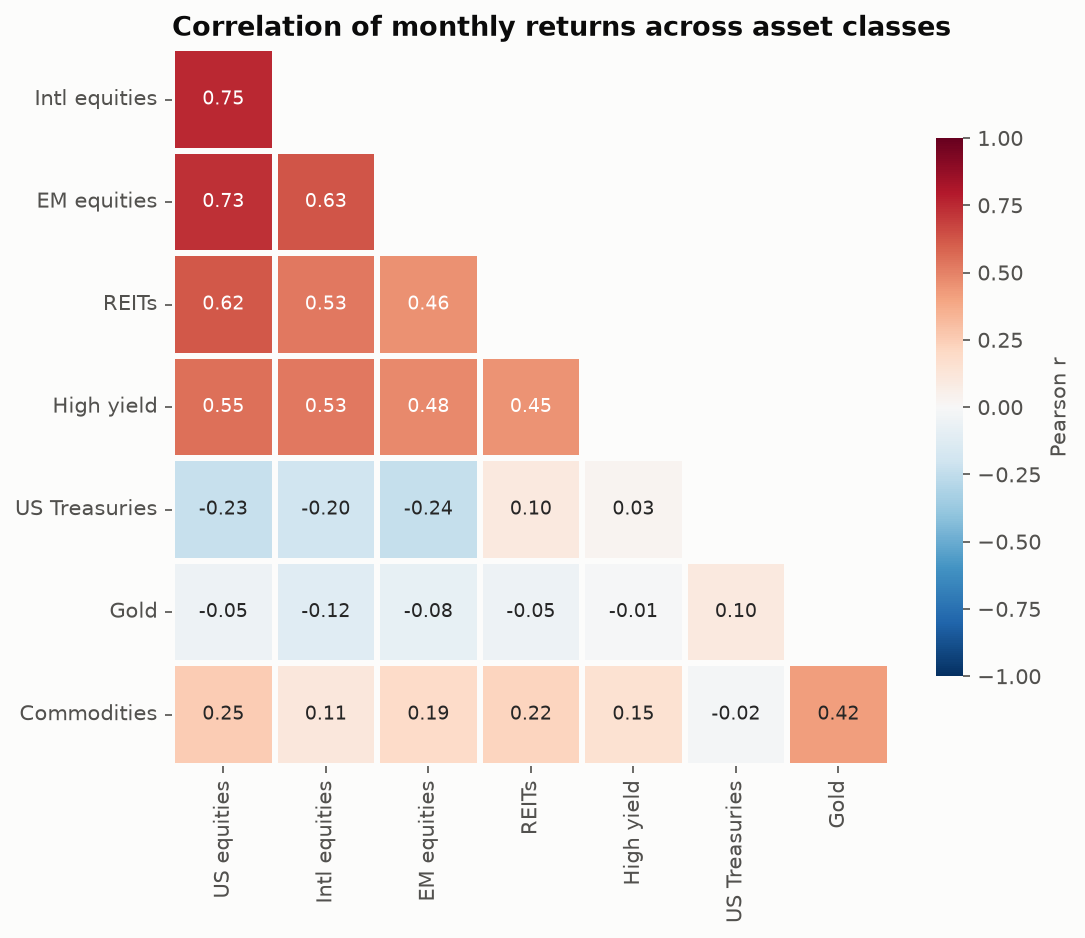

This figure's Python source:
"""
Correlation Matrix Heatmap  -  family: Correlation

DESIGN PURPOSE
A grid that colors each cell by the correlation coefficient between a pair of
variables. Strong positive and negative relationships across many variables
stand out in one view.

WHEN TO USE
  - Screen many numeric variables for pairwise relationships
  - Spot multicollinearity before regression modelling
  - Summarise a feature set in a report

AVOID WHEN
  - Relationships are non-linear (Pearson r can miss them; check scatter
    plots)
  - There are more than ~25 variables (cluster or filter first)

ALTERNATIVES
  - Pair plot
  - Clustered heatmap with dendrogram

EXAMPLE
Correlations between the monthly returns of eight asset classes over 15 years
(synthetic, factor-model data).

Run:  python correlation_heatmap.py
      python correlation_heatmap.py --real-data   (real dataset: plotly.express.data.stocks() — weekly prices of six large US tech stocks, 2018–2019, bundled with plotly)

The notebook also shows this chart built with: plotly.
"""
import sys
from pathlib import Path

import numpy as np
import pandas as pd
import matplotlib.pyplot as plt

# Library style: categorical colors in fixed order, recessive axes, hairline grid.
PALETTE = ["#2a78d6", "#eb6834", "#1baf7a", "#eda100",
           "#e87ba4", "#008300", "#6250d6", "#e34948"]
SEQ_CMAP = "Blues"      # sequential: one hue, light -> dark
DIV_CMAP = "RdBu_r"     # diverging: two opposite hues, neutral midpoint
GRAY = "#b8b7b1"        # de-emphasised marks
plt.rcParams.update({
    "figure.figsize": (8, 4.8), "figure.dpi": 110, "figure.facecolor": "#fcfcfb",
    "axes.facecolor": "#fcfcfb", "axes.edgecolor": "#c9c8c3", "axes.linewidth": 0.8,
    "axes.spines.top": False, "axes.spines.right": False,
    "axes.grid": True, "grid.color": "#e6e5e1", "grid.linewidth": 0.6, "axes.axisbelow": True,
    "axes.prop_cycle": plt.cycler(color=PALETTE),
    "axes.titlesize": 13, "axes.titleweight": "bold", "axes.titlelocation": "left",
    "axes.labelcolor": "#52514e", "xtick.color": "#52514e", "ytick.color": "#52514e",
    "text.color": "#0b0b0b", "font.size": 10, "lines.linewidth": 2,
    "legend.frameon": False,
})

# --- Example data ------------------------------------------------------------
rng = np.random.default_rng(10)
n = 180  # months
equity, rates, infl = rng.normal(0, 1, (3, n))  # common risk factors
assets = {
    "US equities":   0.9 * equity + 0.3 * rng.normal(size=n),
    "Intl equities": 0.8 * equity + 0.5 * rng.normal(size=n),
    "EM equities":   0.7 * equity + 0.7 * rng.normal(size=n),
    "REITs":         0.6 * equity - 0.3 * rates + 0.6 * rng.normal(size=n),
    "High yield":    0.5 * equity - 0.2 * rates + 0.6 * rng.normal(size=n),
    "US Treasuries": -0.3 * equity - 0.9 * rates + 0.3 * rng.normal(size=n),
    "Gold":          -0.1 * equity + 0.5 * infl + 0.8 * rng.normal(size=n),
    "Commodities":   0.3 * equity + 0.7 * infl + 0.6 * rng.normal(size=n),
}
df = pd.DataFrame(assets)
title = "Correlation of monthly returns across asset classes"
corr = df.corr().round(2)
corr

REAL_DATA = "--real-data" in sys.argv
if REAL_DATA:  # plotly.express.data.stocks() — weekly prices of six large US tech stocks, 2018–2019, bundled with plotly
    import plotly.express as px
    prices = px.data.stocks().set_index("date")
    df = prices.pct_change().dropna()          # weekly returns
    df.columns = [c.upper() for c in df.columns]
    title = "Correlation of weekly returns, six tech stocks (2018-2019)"
    corr = df.corr().round(2)
    corr

# --- Plot --------------------------------------------------------------------
import seaborn as sns
mask = np.triu(np.ones_like(corr, dtype=bool))
# drop the all-masked first row / last column of the lower triangle
tri, tri_mask = corr.iloc[1:, :-1], mask[1:, :-1]
fig, ax = plt.subplots(figsize=(7.5, 6.2))
sns.heatmap(tri, mask=tri_mask, cmap=DIV_CMAP, vmin=-1, vmax=1, center=0, annot=True,
            fmt=".2f", annot_kws=dict(size=9), linewidths=2, linecolor="#fcfcfb",
            square=True, cbar_kws=dict(shrink=0.75, label="Pearson r"), ax=ax)
ax.grid(False)
ax.set_title(title)
fig.tight_layout()

# --- Save / show -------------------------------------------------------------
out = Path(__file__).with_name(Path(__file__).stem + ("_real" if REAL_DATA else "") + ".png")
fig.savefig(out, dpi=150, bbox_inches="tight")
print(f"saved {out}")
if "--no-show" not in sys.argv:
    plt.show()
